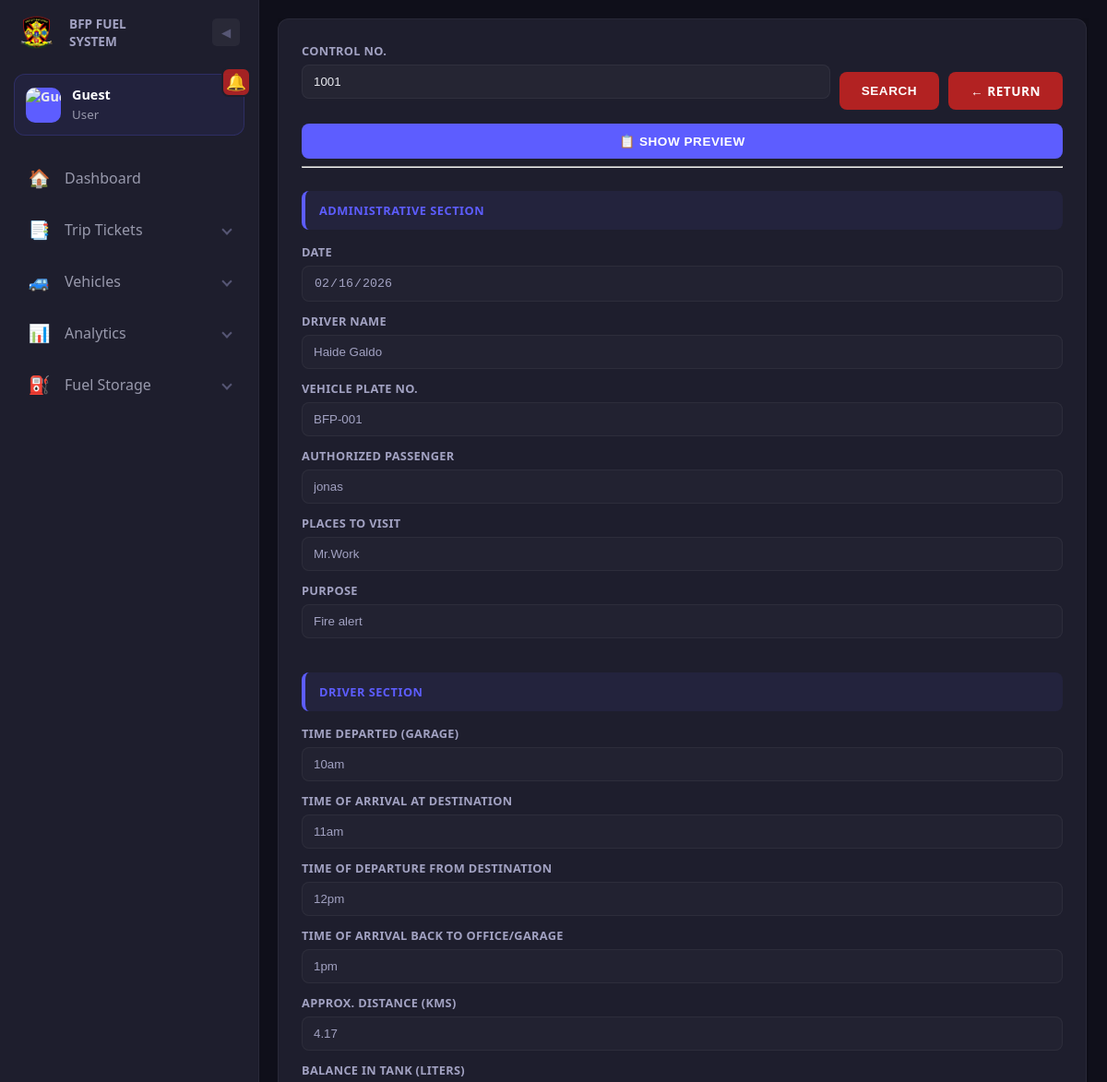
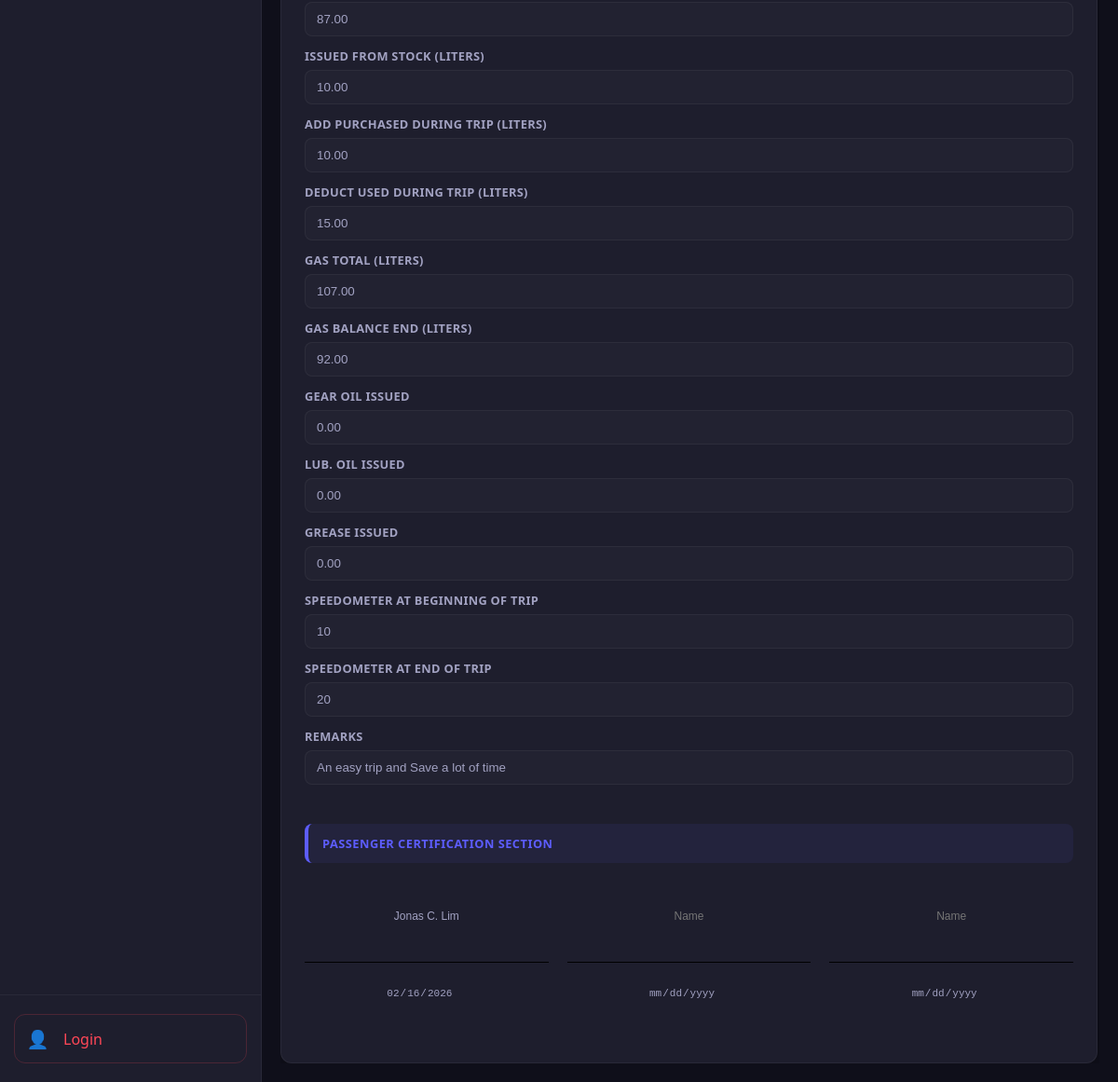
The page /Edit_Report.php?id=35 on the database its author committed (2 pictures, top to bottom).
### tables this page shows
CREATE TABLE `trip_tickets` (
  `id` int(11) NOT NULL,
  `control_no` varchar(50) NOT NULL,
  `ticket_date` date NOT NULL,
  `driver_id` int(11) DEFAULT NULL,
  `vehicle_plate_no` varchar(20) NOT NULL,
  `authorized_passenger` varchar(255) DEFAULT NULL,
  `places_to_visit` text DEFAULT NULL,
  `purpose` text DEFAULT NULL,
  `dep_office_time` varchar(20) DEFAULT NULL,
  `arr_location_time` varchar(20) DEFAULT NULL,
  `dep_location_time` varchar(20) DEFAULT NULL,
  `arr_office_time` varchar(20) DEFAULT NULL,
  `approx_distance` decimal(10,2) DEFAULT NULL,
  `speedometer_start` int(11) DEFAULT NULL,
  `speedometer_end` int(11) DEFAULT NULL,
  `gas_balance_start` decimal(10,2) DEFAULT NULL,
  `gas_issued_office` decimal(10,2) DEFAULT NULL,
  `gas_added_trip` decimal(10,2) DEFAULT NULL,
  `gas_total` decimal(10,2) DEFAULT NULL,
  `gas_used_trip` decimal(10,2) DEFAULT NULL,
  `gas_balance_end` decimal(10,2) DEFAULT NULL,
  `gear_oil_issued` decimal(10,2) DEFAULT NULL,
  `lub_oil_issued` decimal(10,2) DEFAULT NULL,
  `grease_issued` decimal(10,2) DEFAULT NULL,
  `remarks` text DEFAULT NULL,
  `authorized_by` varchar(100) DEFAULT NULL,
  `auth_date` date DEFAULT NULL,
  `created_at` timestamp NOT NULL DEFAULT current_timestamp(),
  `status` enum('Pending','Active','Submitted') NOT NULL DEFAULT 'Pending',
  `qr_code` varchar(255) DEFAULT NULL,
  `passenger_1_name` varchar(255) DEFAULT NULL,
  `passenger_1_date` date DEFAULT NULL,
  `passenger_2_name` varchar(255) DEFAULT NULL,
  `passenger_2_date` date DEFAULT NULL,
  `passenger_3_name` varchar(255) DEFAULT NULL,
  `passenger_3_date` date DEFAULT NULL
);

CREATE TABLE `drivers` (
  `driver_id` int(11) NOT NULL,
  `full_name` varchar(100) NOT NULL,
  `license_no` varchar(50) DEFAULT NULL,
  `status` enum('active','inactive') DEFAULT 'active'
);

### Edit_Report.php (the view, shortened to what this page needs)
<?php
include("db_connect.php");
$ticket = null;
$search = trim($_GET['search'] ?? '');
$ticket_id = isset($_GET['id']) ? (int)$_GET['id'] : null;
if ($ticket_id) {
    try {
        $s = $pdo->prepare("SELECT tt.*, d.full_name as driver_name FROM trip_tickets tt LEFT JOIN drivers d ON tt.driver_id = d.driver_id WHERE tt.id = ? LIMIT 1");
        $s->execute([$ticket_id]);
        $ticket = $s->fetch();
        if ($ticket) {
            $search = $ticket['control_no'];
        }
    } catch (Exception $e) { $error = 'Database error: ' . $e->getMessage(); }
} elseif ($search !== '') {
    try {
        $s = $pdo->prepare("SELECT tt.*, d.full_name as driver_name FROM trip_tickets tt LEFT JOIN drivers d ON tt.driver_id = d.driver_id WHERE tt.control_no = ? LIMIT 1");
        $s->execute([$search]);
        $ticket = $s->fetch();
    } catch (Exception $e) { $error = 'Database error: ' . $e->getMessage(); }
}
?>
<!DOCTYPE html>
<html lang="en">
<head>
</head>
<body>
    <div class="wrapper">
        <?php include("Components/sidebar.php");?>
        <main>
            <div class="form-container" id="mainContainer">
                <div class="form-panel">
                    <form method="GET" style="display: flex; gap: 10px; align-items: flex-end;">
                        <div style="flex: 1;">
                            <label>Control No.</label>
                            <input type="text" name="search" value="<?php echo htmlspecialchars($search); ?>" placeholder="Enter control number">
                        </div>
                        <div style="display: flex; gap: 10px;">
                            <button type="submit" class="btn">Search</button>
                            <a href="Pending_reports.php" class="btn" style="text-decoration: none; display: inline-flex; align-items: center; justify-content: center;">← Return</a>
                        </div>
                    </form>
                    <?php if ($ticket):
                    ?>
                        <button type="button" id="previewToggleBtn" class="btn btn-preview-toggle">📋 Show Preview</button>
                        <hr>
                        <form method="POST">
                            <div class="form-section-title">ADMINISTRATIVE SECTION</div>
                            <label>Date</label>
                            <input type="date" name="ticket_date" class="editable-field admin-only-field" value="<?php echo htmlspecialchars($ticket['ticket_date'] ?? ''); ?>" disabled>
                            <label>Driver Name</label>
                            <input type="text" name="driver_name" class="editable-field admin-only-field" value="<?php echo htmlspecialchars($ticket['driver_name'] ?? ''); ?>" disabled>
                            <label>Vehicle Plate No.</label>
                            <input type="text" name="vehicle_no" class="editable-field admin-only-field" value="<?php echo htmlspecialchars($ticket['vehicle_plate_no'] ?? ''); ?>" disabled>
                            <label>Authorized Passenger</label>
                            <input type="text" name="authorized_passenger" class="editable-field admin-only-field" value="<?php echo htmlspecialchars($ticket['authorized_passenger'] ?? ''); ?>" disabled>
                            <label>Places to Visit</label>
                            <input type="text" name="places_to_visit" class="editable-field admin-only-field" value="<?php echo htmlspecialchars($ticket['places_to_visit'] ?? ''); ?>" disabled>
                            <label>Purpose</label>
                            <input type="text" name="purpose" class="editable-field admin-only-field" value="<?php echo htmlspecialchars($ticket['purpose'] ?? ''); ?>" disabled>
                            <div class="form-section-title">DRIVER SECTION</div>
                            <label>Time Departed (Garage)</label>
                            <input type="text" name="dep_office_time" class="editable-field driver-section-field" value="<?php echo htmlspecialchars($ticket['dep_office_time'] ?? ''); ?>" disabled>
                            <label>Time of Arrival at Destination</label>
                            <input type="text" name="arr_location_time" class="editable-field driver-section-field" value="<?php echo htmlspecialchars($ticket['arr_location_time'] ?? ''); ?>" disabled>
                            <label>Time of Departure from Destination</label>
                            <input type="text" name="dep_location_time" class="editable-field driver-section-field" value="<?php echo htmlspecialchars($ticket['dep_location_time'] ?? ''); ?>" disabled>
                            <label>Time of Arrival back to Office/Garage</label>
                            <input type="text" name="arr_office_time" class="editable-field driver-section-field" value="<?php echo htmlspecialchars($ticket['arr_office_time'] ?? ''); ?>" disabled>
                            <label>Approx. Distance (kms)</label>
                            <input type="number" step="0.01" name="approx_distance" class="editable-field driver-section-field" value="<?php echo htmlspecialchars($ticket['approx_distance'] ?? ''); ?>" disabled>
                            <label>Balance in Tank (Liters)</label>
                            <input type="number" step="0.01" name="gas_balance_start" class="editable-field driver-section-field" value="<?php echo htmlspecialchars($ticket['gas_balance_start'] ?? ''); ?>" disabled>
                            <label>Issued from Stock (Liters)</label>
                            <input type="number" step="0.01" name="gas_issued_office" class="editable-field driver-section-field" value="<?php echo htmlspecialchars($ticket['gas_issued_office'] ?? ''); ?>" disabled>
                            <label>Add Purchased during Trip (Liters)</label>
                            <input type="number" step="0.01" name="gas_added_trip" class="editable-field driver-section-field" value="<?php echo htmlspecialchars($ticket['gas_added_trip'] ?? ''); ?>" disabled>
                            <label>Deduct Used during trip (Liters)</label>
                            <input type="number" step="0.01" name="gas_used_trip" class="editable-field driver-section-field" value="<?php echo htmlspecialchars($ticket['gas_used_trip'] ?? ''); ?>" disabled>
                            <label>Gas Total (Liters)</label>
                            <input type="number" step="0.01" name="gas_total" class="editable-field driver-section-field" value="<?php echo htmlspecialchars($ticket['gas_total'] ?? ''); ?>" disabled>
                            <label>Gas Balance End (Liters)</label>
                            <input type="number" step="0.01" name="gas_balance_end" class="editable-field driver-section-field" value="<?php echo htmlspecialchars($ticket['gas_balance_end'] ?? ''); ?>" disabled>
                            <label>Gear Oil Issued</label>
                            <input type="number" step="0.01" name="gear_oil_issued" class="editable-field driver-section-field" value="<?php echo htmlspecialchars($ticket['gear_oil_issued'] ?? ''); ?>" disabled>
                            <label>Lub. Oil Issued</label>
                            <input type="number" step="0.01" name="lub_oil_issued" class="editable-field driver-section-field" value="<?php echo htmlspecialchars($ticket['lub_oil_issued'] ?? ''); ?>" disabled>
                            <label>Grease Issued</label>
                            <input type="number" step="0.01" name="grease_issued" class="editable-field driver-section-field" value="<?php echo htmlspecialchars($ticket['grease_issued'] ?? ''); ?>" disabled>
                            <label>Speedometer at Beginning of Trip</label>
                            <input type="number" step="0.01" name="speedometer_start" class="editable-field driver-section-field" value="<?php echo htmlspecialchars($ticket['speedometer_start'] ?? ''); ?>" disabled>
                            <label>Speedometer at End of Trip</label>
                            <input type="number" step="0.01" name="speedometer_end" class="editable-field driver-section-field" value="<?php echo htmlspecialchars($ticket['speedometer_end'] ?? ''); ?>" disabled>
                            <label>Remarks</label>
                            <input type="text" name="remarks" class="editable-field driver-section-field" value="<?php echo htmlspecialchars($ticket['remarks'] ?? ''); ?>" disabled>
                            <div class="form-section-title" style="margin-top:30px;">PASSENGER CERTIFICATION SECTION</div>
                            <div style="display: flex; justify-content: space-between; gap: 20px; margin-top: 20px;">
                                <div style="flex: 1; text-align: center;">
                                    <div style="border-bottom: 1px solid #000; padding: 20px 0; margin-bottom: 10px;">
                                        <input type="text" name="passenger_1_name" class="editable-field driver-section-field" value="<?php echo htmlspecialchars($ticket['passenger_1_name'] ?? ''); ?>" disabled placeholder="Name" style="width: 100%; border: none; text-align: center; background: transparent; font-size: 12px;" oninput="updatePassengerDisplay(1)">
                                    </div>
                                    <input type="date" name="passenger_1_date" class="editable-field driver-section-field" value="<?php echo htmlspecialchars($ticket['passenger_1_date'] ?? ''); ?>" disabled style="width: 100%; border: none; text-align: center; background: transparent; font-size: 11px; margin-top: 5px;" oninput="updatePassengerDisplay(1)">
                                </div>
                                <div style="flex: 1; text-align: center;">
                                    <div style="border-bottom: 1px solid #000; padding: 20px 0; margin-bottom: 10px;">
                                        <input type="text" name="passenger_2_name" class="editable-field driver-section-field" value="<?php echo htmlspecialchars($ticket['passenger_2_name'] ?? ''); ?>" disabled placeholder="Name" style="width: 100%; border: none; text-align: center; background: transparent; font-size: 12px;" oninput="updatePassengerDisplay(2)">
                                    </div>
                                    <input type="date" name="passenger_2_date" class="editable-field driver-section-field" value="<?php echo htmlspecialchars($ticket['passenger_2_date'] ?? ''); ?>" disabled style="width: 100%; border: none; text-align: center; background: transparent; font-size: 11px; margin-top: 5px;" oninput="updatePassengerDisplay(2)">
                                </div>
                                <div style="flex: 1; text-align: center;">
                                    <div style="border-bottom: 1px solid #000; padding: 20px 0; margin-bottom: 10px;">
                                        <input type="text" name="passenger_3_name" class="editable-field driver-section-field" value="<?php echo htmlspecialchars($ticket['passenger_3_name'] ?? ''); ?>" disabled placeholder="Name" style="width: 100%; border: none; text-align: center; background: transparent; font-size: 12px;" oninput="updatePassengerDisplay(3)">
                                    </div>
                                    <input type="date" name="passenger_3_date" class="editable-field driver-section-field" value="<?php echo htmlspecialchars($ticket['passenger_3_date'] ?? ''); ?>" disabled style="width: 100%; border: none; text-align: center; background: transparent; font-size: 11px; margin-top: 5px;" oninput="updatePassengerDisplay(3)">
                                </div>
                            </div>
                        </form>
                    <?php endif; ?>
                </div>
                </div>
            </div>
</body>
</html>

### Edit_Report.php (style rules this page uses)
:root { --bfp-red: #B22222; --sidebar-bg: #1e1e2d; --dark-bg: #0f0f1a; --accent-blue: #5d5dff; --accent-blue-light: rgba(93, 93, 255, 0.08); --text-primary: #e8e9ef; --text-secondary: #a2a2c2; --border-light: rgba(255, 255, 255, 0.05); --active-gradient: linear-gradient(90deg, rgba(80, 80, 255, 0.15) 0%, rgba(80, 80, 255, 0) 100%); }
body { margin: 0; font-family: 'Segoe UI', Arial, sans-serif; background-color: var(--dark-bg); display: flex; flex-direction: column; height: 100vh; color: var(--text-primary); }
.wrapper { display: flex; flex: 1; overflow: hidden; }
main { display: flex; flex: 1; padding: 20px; overflow: hidden; gap: 15px; }
.form-container { display: flex; width: 100%; gap: 0; transition: all 0.5s ease; overflow: hidden; }
.form-panel { flex: 1 1 100%; max-width: 100%; background: var(--sidebar-bg); padding: 25px; border-radius: 12px; border: 1px solid var(--border-light); box-shadow: 0 8px 32px rgba(0, 0, 0, 0.3); overflow-y: auto; transition: all 0.5s ease; }
.form-section-title { background: var(--accent-blue-light); padding: 12px 15px; border-left: 4px solid var(--accent-blue); margin: 25px 0 15px 0; font-weight: bold; border-radius: 8px; color: var(--accent-blue); text-transform: uppercase; font-size: 0.8rem; letter-spacing: 0.5px; }
label { display: block; font-size: 0.8rem; font-weight: 600; margin-bottom: 6px; color: var(--text-secondary); text-transform: uppercase; letter-spacing: 0.3px; }
input, select { width: 100%; padding: 10px 12px; margin-bottom: 12px; border: 1px solid var(--border-light); border-radius: 8px; box-sizing: border-box; background: rgba(255, 255, 255, 0.03); color: var(--text-primary); transition: all 0.3s; }
input:disabled, select:disabled { background: rgba(255, 255, 255, 0.02); color: var(--text-secondary); cursor: not-allowed; }
.btn { padding: 11px 24px; border: none; border-radius: 8px; cursor: pointer; font-weight: 600; background: var(--bfp-red); color: white; transition: all 0.3s; text-transform: uppercase; font-size: 0.85rem; letter-spacing: 0.5px; }
.btn-preview-toggle { background: var(--accent-blue); margin-top: 15px; width: 100%; transition: all 0.3s; }

### Components/Sidebar.php (style rules this page uses)
:root { --bfp-red: #B22222; --sidebar-bg: #1e1e2d; --active-gradient: linear-gradient(90deg, rgba(80, 80, 255, 0.15) 0%, rgba(80, 80, 255, 0) 100%); --sidebar-width: 280px; --sidebar-collapsed-width: 80px; --transition-speed: 0.4s; }

### rows shown on the page
trip_tickets: search "1001", ticket_date "02/16/2026", driver_name "Haide Galdo", vehicle_no "BFP-001", authorized_passenger "jonas", places_to_visit "Mr.Work", purpose "Fire alert", dep_office_time "10am", arr_location_time "11am", dep_location_time "12pm", arr_office_time "1pm", approx_distance "4.17", gas_balance_start "87.00", gas_issued_office "10.00", gas_added_trip "10.00", gas_used_trip "15.00", gas_total "107.00", gas_balance_end "92.00", gear_oil_issued "0.00", lub_oil_issued "0.00", grease_issued "0.00", speedometer_start "10", speedometer_end "20", remarks "An easy trip and Save a lot of time", passenger_1_name "Jonas C. Lim", passenger_1_date "02/16/2026"

### other values the page prints
$userName "Guest"
$userRole "User"
